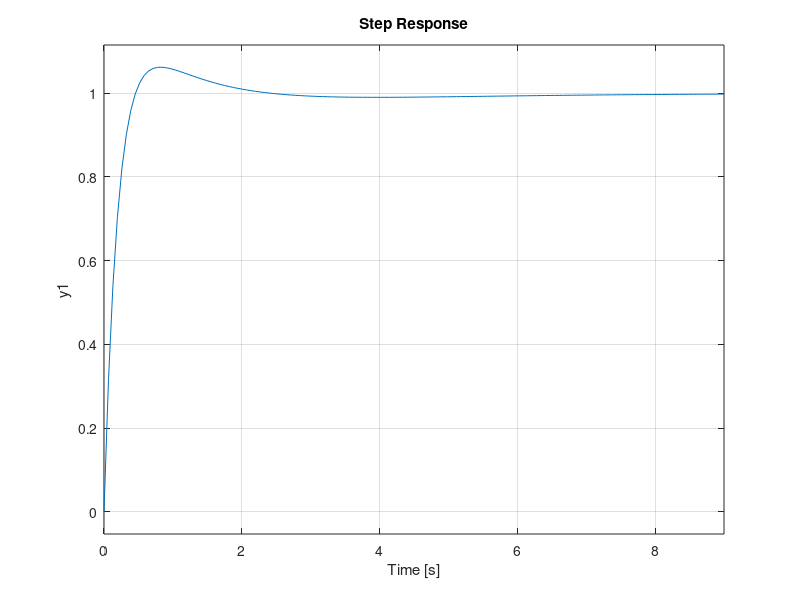

This figure's MATLAB source: (Note: this script raises an error after producing the figure.)
m = 1;
b = 0.5;
k = 0.25;
transfer_fnc = tf(1, [m,b,k]);
kp = 6.71926735265958;
ki = 1.97608543136126;
kd = 5.6798753553518;
c = pid(kp, ki, kd);
T = feedback(c*transfer_fnc, 1);
step(T, 9)
info = stepinfo(T)
